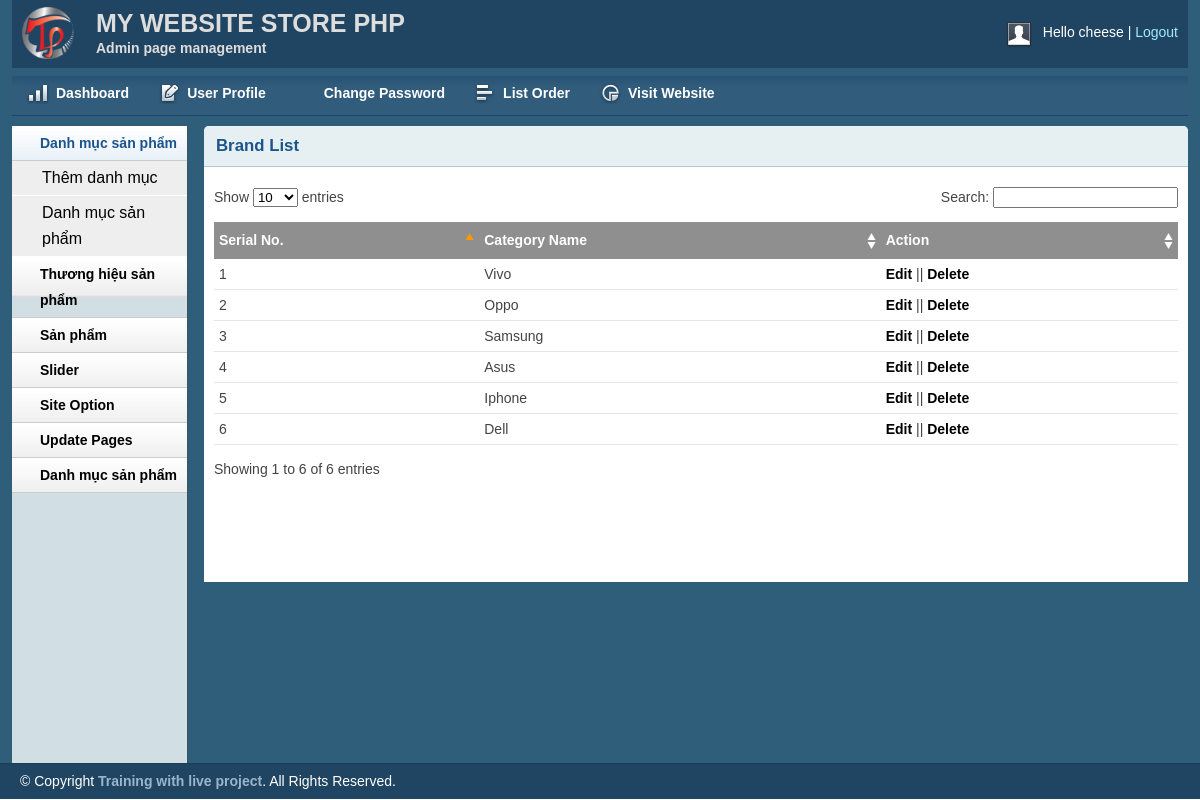
Page /admin/brandlist.php (signed in) on the committed database.
### tables this page shows
CREATE TABLE `tbl_brand` (
  `brandId` int(11) NOT NULL,
  `brandName` varchar(255) NOT NULL
);

### lib/database.php (called while the page is built, shortened)
<?php
class Database
{
    public $host   = DB_HOST;
    public $user   = DB_USER;
    public $pass   = DB_PASS;
    public $dbname = DB_NAME;
    public $link;
    private function connectDB()
    {
        $this->link = new mysqli(
            $this->host,
            $this->user,
            $this->pass,
            $this->dbname
        );
    }
    public function select($query)
    {
        $result = $this->link->query($query) or
            die($this->link->error . __LINE__);
        if ($result->num_rows > 0) {
            return $result;
        } else {
            return false;
        }
    }
}
?>

### classes/brand.php (called while the page is built, shortened)
<?php
    $filepath = realpath(dirname(__FILE__));
    include_once ($filepath.'/../lib/database.php');
?>
<?php
    class Brand
    {
        private $db;
        public function __construct()
        {
            $this->db = new Database();
        }
        public function show_brand(){
            $query = "SELECT * FROM tbl_brand ORDER BY brandId DESC";
            $result = $this->db->select($query);
            return $result;
        }
    }
?>

### admin/brandlist.php (the view, shortened to what this page needs)
<?php include 'inc/header.php'; ?>
<?php include 'inc/sidebar.php'; ?>
<?php include '../classes/brand.php' ?>
<?php
$brand = new brand();
?>
<div class="grid_10">
	<div class="box round first grid">
		<h2>Brand List</h2>
		<div class="block">
			<table class="data display datatable" id="example">
				<thead>
					<tr>
						<th>Serial No.</th>
						<th>Category Name</th>
						<th>Action</th>
					</tr>
				</thead>
				<tbody>
					<?php
					$show_brand = $brand->show_brand();
					if ($show_brand) {
						$i = 0;
						while ($result = $show_brand->fetch_assoc()) {
							$i++;
					?>
							<tr class="odd gradeX">
								<td><?php echo $i; ?></td>
								<td><?php echo $result['brandName'] ?></td>
								<td><a href="brandedit.php?brandid=<?php echo $result['brandId'] ?>">Edit</a> ||
								<a onclick="return confirm('Are you want to delete?')" href="?delid=<?php echo $result['brandId'] ?>">Delete</a></td>
							</tr>
					<?php
						}
					}
					?>
				</tbody>
			</table>
		</div>
	</div>
</div>
<?php include 'inc/footer.php'; ?>

### admin/css/layout.css (style rules this page uses)
body { background: #fff none repeat scroll 0 0; color: #444; font-size: 14px; padding: 0; }
a { color: #000; font-weight:bold; text-decoration: none; }
h1, h2, h3, h4, h5, h6 { line-height:1.2em; margin-bottom:.3em; }
h2 { margin-top:1em; }
.box { background:#fff; margin-bottom:20px; padding:10px 10px 10px 10px; margin-left:-8px; }
.box.grid { padding-bottom:40px; }
.box.round { -moz-border-radius: 5px 5px 0px 0px; -webkit-border-radius: 5px 5px 0px 0px; border-radius: 5px 5px 0px 0px; }
.box h2 { font-size:1.2em; font-weight:bold; color:#1B548D; background:#E6F0F3; margin:-10px -10px 0 -10px; padding:10px 12px; border-bottom:1px solid #B3CBD6; -moz-border-radius: 5px 5px 0px 0px; -webkit-border-radius: 5px 5px 0px 0px; border-radius: 5px 5px 0px 0px; }
.box.first { min-height: 406px; }
.block { padding-top:20px; }
.block { padding-bottom:1px; }
table.display { margin: 0 auto; clear: both; width: 100%; }
.sorting_asc { background: #8f8f8f url(../img/table/sort_asc.png) no-repeat center right; padding:8px 5px; text-align:left; color:#fff; }
.sorting { background:#8f8f8f url(../img/table/sort_both.png) no-repeat center right; padding:8px 5px; text-align:left; color:#fff; }
tr.odd { height: 30px; line-height: 30px; border-bottom:1px solid #e6e6e6; }
tr.even { height: 30px; line-height: 30px; border-bottom:1px solid #e6e6e6; }
tr.odd td, tr.even td { padding-left:5px; }

### rows in the picture
tbl_brand: brandName "Vivo"
tbl_brand: brandName "Oppo"
tbl_brand: brandName "Samsung"
tbl_brand: brandName "Asus"
tbl_brand: brandName "Iphone"
tbl_brand: brandName "Dell"

### other values in the picture
Session::get('adminName') "cheese"
